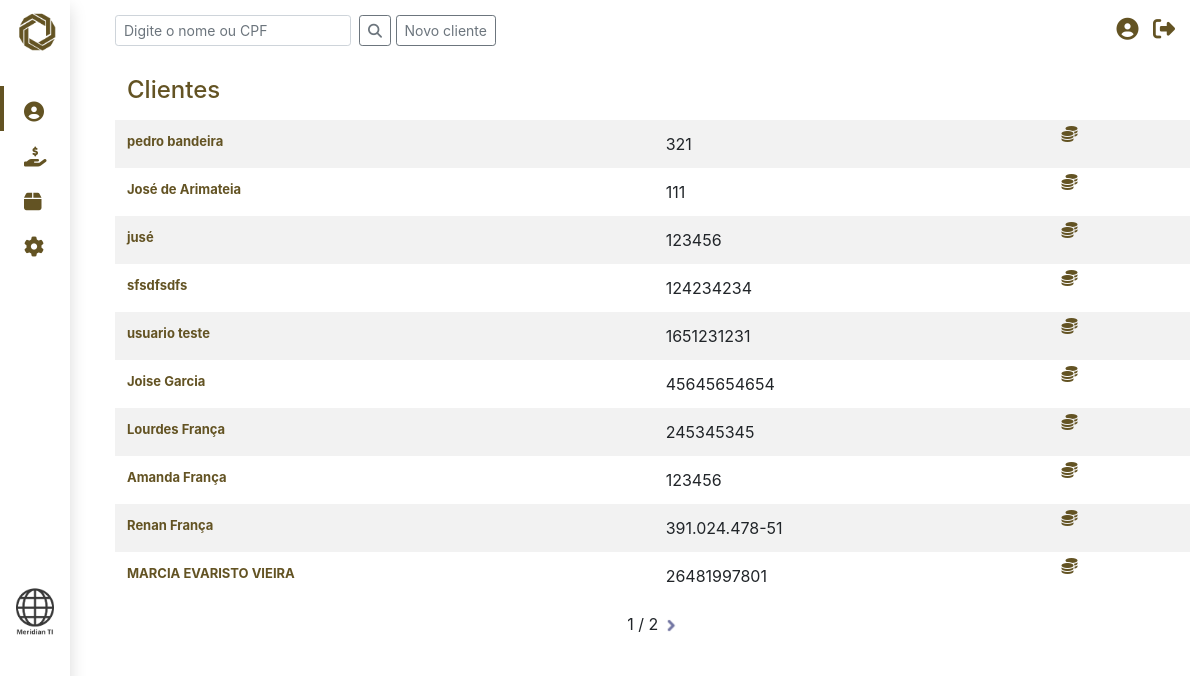
The page /index.php?offset=0 (signed in) on the database its author committed.
### tables this page shows
CREATE TABLE `clients` (
  `datainscricao` date DEFAULT current_timestamp(),
  `nome` varchar(100) DEFAULT NULL,
  `cpf` varchar(15) DEFAULT NULL,
  `precadastro` date DEFAULT current_timestamp(),
  `catpretendida` varchar(11) DEFAULT NULL,
  `sitatual` varchar(15) DEFAULT NULL,
  `datahabilitacao` date DEFAULT current_timestamp(),
  `datanascimento` date DEFAULT NULL,
  `nregistro` varchar(15) DEFAULT NULL,
  `ninscricao` varchar(20) DEFAULT NULL,
  `profissao` varchar(30) DEFAULT NULL,
  `estadocivil` varchar(15) DEFAULT NULL,
  `endereco` varchar(150) DEFAULT NULL,
  `numero` int(11) DEFAULT NULL,
  `bairro` varchar(50) DEFAULT NULL,
  `naturalidade` varchar(50) DEFAULT NULL,
  `pai` varchar(100) DEFAULT NULL,
  `mae` varchar(100) DEFAULT NULL,
  `foneresidencial` varchar(25) DEFAULT NULL,
  `fonecomercial` varchar(25) DEFAULT NULL,
  `fonecelular` varchar(25) DEFAULT NULL,
  `renach` varchar(15) DEFAULT NULL,
  `rg` varchar(15) DEFAULT NULL,
  `orgao` varchar(10) DEFAULT NULL,
  `uf` varchar(2) DEFAULT NULL,
  `datapsicotecnico` date DEFAULT current_timestamp(),
  `email` varchar(40) DEFAULT NULL,
  `observacoes` longtext DEFAULT NULL,
  `cod` int(11) NOT NULL,
  `valor_inicial` double DEFAULT NULL,
  `tipo_pagamento` int(11) DEFAULT NULL,
  `entrada` decimal(10,0) DEFAULT NULL,
  `parcelas` int(11) NOT NULL,
  `id_teacher` int(11) DEFAULT NULL
);

### index.php (the view, shortened to what this page needs)
<?php
    include './services/conn.php';
    if(isset($_POST['search']) && $_POST['search']!=''){
        $offset=0;
    }else{
        if (isset($_GET['offset'])){
            $offset = $_GET['offset'];
        }else header("Location: index.php?offset=0");
    }
    $resTotal = mysqli_query($con,'SELECT count(nome) FROM clients');
    $rowTotal = mysqli_fetch_row($resTotal);
    $sumTotal = $rowTotal[0];
    $indice1 = $offset/10+1;
    $indice2 = floor($sumTotal/10)+1;
    if($indice1-$indice2==0) $index2Disp = 'none'; else $index2Disp = 'inline';
    $pag = $indice1." / ".$indice2;
?>
<!DOCTYPE html>
<html lang="en">
<head>
    <link rel="stylesheet" href="assets/css/style.css">
    <link rel="stylesheet" href="assets/bootstrap/css/bootstrap.css">
    <link rel="stylesheet" href="assets/css/tooltip.css">
</head>
<body>
  <div id="sidebar" class="col col-md-3 d-md-block d-none shadowCustom">
      <div class="sidebarTitle logoPadding"><img src="./assets/images/icon.png" height="45px"></div>
      <a href="index.php?offset0"><div class="sidebarItem activeItem"><i class="fas fa-user-circle"></i> </div></a>
      <a href="financial.php?offset0"><div class="sidebarItem"><i class="fas fa-hand-holding-usd inactiveItem"></i> </div></a>
      <a href="material.php"><div class="sidebarItem"><i class="fas fa-box inactiveItem"></i> </div></a>
      <div class="sidebarItem"><i class="fas fa-cog inactiveItem"></i> </div>
      <div class="spacer"></div>
      <a href="http://meridianti.com.br/" target="new"><div style="margin-left:10px"><img width="50px" src="./assets/images/meridian.png" title="Desenvolvido por Meridian TI"> </div></a>
  </div>
    <div id="customContainer">
        <div class="row">
            <div id="content" class="col" >
                <div id="bar" class="row d-md-block d-none ">
                        <div class="searchBox">
                            <form class="form-inline" method='POST' action='index.php'>
                                <input name="search" class="form-control form-control-sm mr-sm-2" type="search" placeholder="Digite o nome ou CPF" aria-label="Search">
                                <button class="btn btn-sm btn-outline-secondary text-center secondColor" type="submit"><i class="fa fa-search"></i></button>
                                &nbsp;<button class="btn btn-sm btn-outline-secondary text-center secondColor" data-toggle="modal" data-target="#modalAddCliente" type="button"> Novo cliente</button>
                            </form>
                        </div>
                        <div class="barIcons">
                            <a href="#"><i class="fas fa-user-circle majorIcon "></i></a>
                            <a href="services/logout.php"><i class="fas fa-sign-out-alt majorIcon"></i></a>
                        </div>
                  </div>
                <div class="floatLeft" class="row">
                        <table class="table table-striped">
                            <thead>
                              <tr>
                                <th scope="col" class="titlePageTitle">
                                Clientes
                                </th>
                              </tr>
                            </thead>
                            <tbody>
                            <?php
                            if (isset($_POST['search'])){
                                $select_query = "SELECT * FROM clients
                                WHERE nome like '%".$_POST['search']."%'
                                OR cpf like '%".$_POST['search']."%'
                                ORDER BY cod DESC
                                ";
                                $showPag = 'none';
                                $_POST['search'] = '';
                            }else{
                                $select_query = "SELECT * from clients ORDER BY cod DESC LIMIT 10 OFFSET ".$offset." ";
                                $showPag = 'inline';
                            }
                            $result = mysqli_query($con, $select_query);
                            while ($row = mysqli_fetch_array($result, MYSQLI_ASSOC)) {
                                echo "<tr>";
                                echo "<th scope='col' class='mediumfont'><a href='#' data-toggle='modal' data-target='#modalShowCliente' onclick=getUserData('". $row['cod'] ."')>" . $row['nome'] . "</a></th>";
                                echo "<td scope='col'>" . $row['cpf'] . "</th>";
                                echo "
                                <td class='d-md-inline d-none align-middle' data-toggle='modal' data-target='#modalPagamentos'><a href='#' onclick=getUserPayments('". $row['cod'] ."')><i class='fas fa-coins'></a></td>";
                            }
                            ?>
                            <tr style="background-color: white;text-align:center">
                              <td colspan=5>
                              <span id="pagination" style="display:<?php echo $showPag ?>">
                                <?php echo $pag ?>
                            <a href="index.php?offset=<?php echo $offset+10 ?>">
                                <img src="assets/images/arr_right.png" width="15px" style="display:<?php echo $index2Disp ?>">
                            </a>
                          </span>
                              </td>
                          </tr>
                            </tbody>
                          </table>
                </div>
            </div>
        </div>
    </div>
</body>
</html>

### assets/css/style.css (style rules this page uses)
body { background-color: #f8f8ff; margin-bottom: 0px !important; }
i { margin-right: 10px; }
#customContainer { max-width: 100% !important; overflow-x: hidden !important; margin-left:100px; }
#sidebar { background: #fff; height: 100vh; padding:0px; text-align:left; max-width: 70px; padding-top:11px; font-family: Verdana, Geneva, Tahoma, sans-serif; color:white; z-index: 1; position: fixed; margin-left: 0x; }
#bar { height: 60px; padding-right: 30px; padding-left: 30px; padding-top: 15px; }
.table th, .table td, .table tr { border: none !important; vertical-align: baseline; }
.table thead th { vertical-align: text-bottom; }
.mediumfont { font-size: 13px; }
.titlePageTitle { font-weight: 500; font-size: 24px; color: #635323; }
.searchBox { float: left; }
.searchBox i { margin: 0px !important; }
.barIcons { float: right; }
.sidebarTitle { color:white; font-size:28px; font-weight: bold; padding-left:15px; margin-bottom: 30px;; }
.sidebarItem { color:#635323; font-size:20px; height: 45px; padding-left:20px; padding-top: 11px; margin-left: 0px; transition: 0.3s; }
.activeItem { border-left:solid 4px #635323; }
.inactiveItem { border-left:solid 4px rgba(255, 0, 0, 0);; }
.majorIcon { font-size: 22px; vertical-align:middle; }
.spacer { height: 40vh; }
.logoPadding { padding-left:15px; }
.shadowCustom { -webkit-box-shadow: 0 0.5rem 1rem rgba(0, 0, 0, 0.15); -moz-box-shadow: 0 0.5rem 1rem rgba(0, 0, 0, 0.15); box-shadow: 0 0.5rem 1rem rgba(0, 0, 0, 0.15); }
a { color: #635323 !important; text-decoration: none !important; }
#pagination { display: block; text-align: center !important; width: 100%; }
.floatLeft { float: left; width: 100%; position: relative; margin-left: 15px; padding-right: 25px; }

### rows shown on the page
clients: nome "pedro bandeira", cpf "321"
clients: nome "José de Arimateia", cpf "111"
clients: nome "jusé", cpf "123456"
clients: nome "sfsdfsdfs", cpf "124234234"
clients: nome "usuario teste", cpf "1651231231"
clients: nome "Joise Garcia", cpf "45645654654"
clients: nome "Lourdes França", cpf "245345345"
clients: nome "Amanda França", cpf "123456"
clients: nome "Renan França", cpf "391.024.478-51"
clients: nome "MARCIA EVARISTO VIEIRA", cpf "26481997801"

### other values the page prints
$pag "1 / 2"
